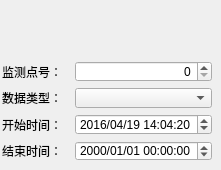
        <widget class="QWidget" name="tab_8">
         <attribute name="title">
          <string>请求</string>
         </attribute>
         <widget class="QWidget" name="layoutWidget">
          <property name="geometry">
           <rect>
            <x>2</x>
            <y>61</y>
            <width>210</width>
            <height>100</height>
           </rect>
          </property>
          <layout class="QGridLayout" name="gridLayout_6">
           <item row="0" column="0">
            <widget class="QLabel" name="label_9">
             <property name="text">
              <string>监测点号：</string>
             </property>
            </widget>
           </item>
           <item row="0" column="1">
            <widget class="QSpinBox" name="spinBoxMeasurePoint">
             <property name="alignment">
              <set>Qt::AlignRight|Qt::AlignTrailing|Qt::AlignVCenter</set>
             </property>
            </widget>
           </item>
           <item row="1" column="0">
            <widget class="QLabel" name="label_22">
             <property name="text">
              <string>数据类型：</string>
             </property>
            </widget>
           </item>
           <item row="1" column="1">
            <widget class="QComboBox" name="comboBoxQueryDataType"/>
           </item>
           <item row="2" column="0">
            <widget class="QLabel" name="label_11">
             <property name="text">
              <string>开始时间：</string>
             </property>
            </widget>
           </item>
           <item row="2" column="1">
            <widget class="QDateTimeEdit" name="dateTimeEditStartTime">
             <property name="dateTime">
              <datetime>
               <hour>14</hour>
               <minute>4</minute>
               <second>20</second>
               <year>2016</year>
               <month>4</month>
               <day>19</day>
              </datetime>
             </property>
             <property name="displayFormat">
              <string>yyyy/MM/dd HH:mm:ss</string>
             </property>
            </widget>
           </item>
           <item row="3" column="0">
            <widget class="QLabel" name="label_13">
             <property name="text">
              <string>结束时间：</string>
             </property>
            </widget>
           </item>
           <item row="3" column="1">
            <widget class="QDateTimeEdit" name="dateTimeEditEndTime">
             <property name="displayFormat">
              <string>yyyy/MM/dd HH:mm:ss</string>
             </property>
            </widget>
           </item>
          </layout>
         </widget>
        </widget>
